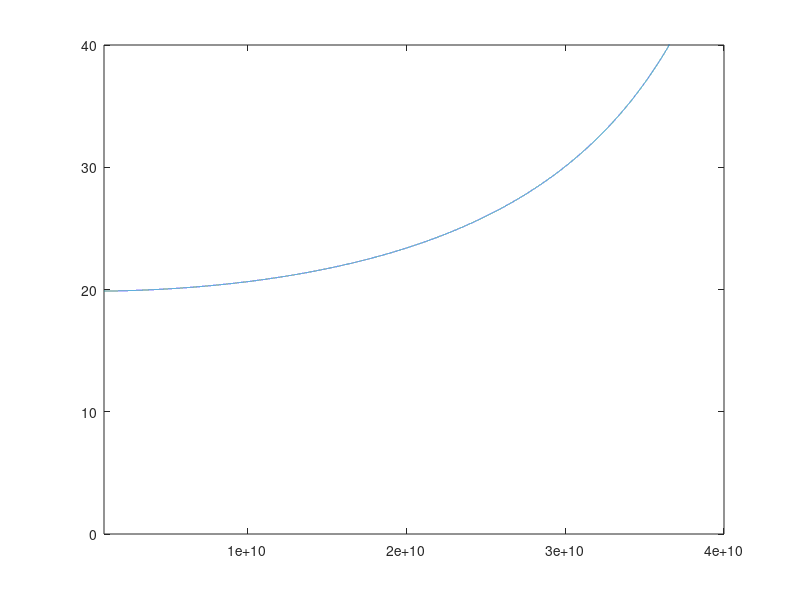

The MATLAB source for this figure:
% curves of constant param1/param2 ratio

% close all;
% clear all;

f0 = 12e9;
c0 = 299792.458e3;
k0 = 2.0*pi*f0/c0;
mu0_ = 4e-7*pi;
mu0 = 21;

f = 1e9:1e6:40e9;
alphaDeg = 80;
alphaRad = alphaDeg/180*pi;
tanAlpha = tan(alphaRad);
tanAlpha = 0.58/639557;
mu = mu0./(1+tanAlpha*(k0^2-4*(pi^2)/(c0^2)*(f.^2)));
figure;
plot(f,mu);
axis([f(1) f(end) 0 40]);

zErg = (k0^2-4*(pi^2)/(c0^2)*(f.^2))
f1 = 12.1e9;
4*pi^2/c0^2*f1^2